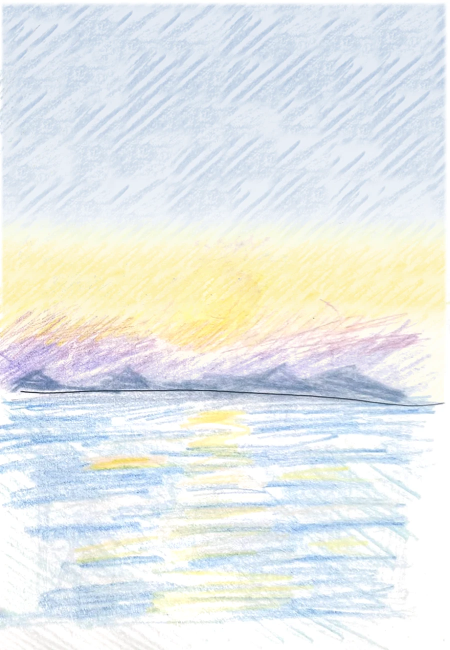
#> input picture assets/right_base.webp, 900 x 1300 px, given in place of left_ink.png, which was not available (shown at 1/2 size)
$ python clean.py ../assets/right_base.webp
#> lines starting #> are read from the running program, lines starting #| are printed output that depends on the picture
"""Remove the fingers and gutter/edge artifacts from the flattened ink layers."""
import cv2, numpy as np, sys
D = sys.argv[1]
def skin(img, box):
    x0, y0, x1, y1 = box
    m = np.zeros(img.shape[:2], np.uint8)
    roi = img[y0:y1, x0:x1].astype(int)
    b, g, r = roi[..., 0], roi[..., 1], roi[..., 2]
    m[y0:y1, x0:x1] = ((r - b > 18) & (r < 250) | (r + g + b < 520)).astype(np.uint8) * 255
    m = cv2.morphologyEx(m, cv2.MORPH_CLOSE, np.ones((15, 15)))
    n, lab, st, _ = cv2.connectedComponentsWithStats(m)
    keep = np.zeros_like(m)
    for i in range(1, n):
        if st[i, 4] > 3000: keep[lab == i] = 255
    keep = cv2.dilate(keep, np.ones((25, 25)))
    return keep
L = cv2.imread(f'{D}/left_ink.png'); R = cv2.imread(f'{D}/right_ink.png')
#> further down, L is the input picture: shape (1300, 900, 3); mean B, G, R 233.5, 234.5, 230.3
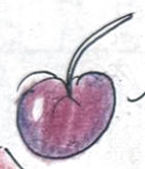
#> input picture assets/cherry.png, 145 x 169 px, given in place of right_ink.png, which was not available
#> further down, R is the input picture: shape (169, 145, 3); mean B, G, R 214.5, 206.1, 216.7
# left: paper only around the finger -> white
mL = skin(L, (700, 1100, 900, 1300))
#> in skin, `roi = img[y0:y1, x0:x1].astype(int)`:
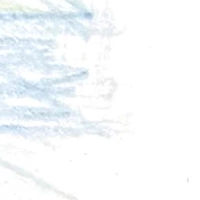
#> roi: shape (200, 200, 3) int64; mean B, G, R 251.5, 249.8, 246.8
#> in skin, `b, g, r = roi[..., 0], roi[..., 1], roi[..., 2]`:
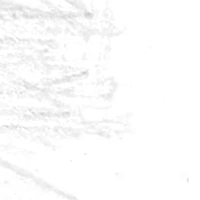
#> b: shape (200, 200) int64; min 201, max 255, mean 251.5
#> in skin, `b, g, r = roi[..., 0], roi[..., 1], roi[..., 2]`:
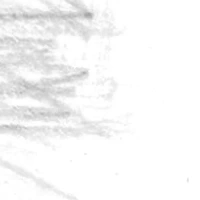
#> r: shape (200, 200) int64; min 165, max 255, mean 246.8
#> in skin, `m[y0:y1, x0:x1] = ((r - b > 18) & (r < 250) | (r + g + b < 520)).astyp..`: m: shape (1300, 900); every value is 0
#> in skin, `n, lab, st, _ = cv2.connectedComponentsWithStats(m)`: lab: shape (1300, 900) int32; every value is 0
#> in skin, `n, lab, st, _ = cv2.connectedComponentsWithStats(m)`: n = 1; st = [[0, 0, 900, 1300, 1170000]]
f = cv2.GaussianBlur(mL, (31, 31), 0)[..., None] / 255.
#> f: shape (1300, 900, 1) float64; every value is 0
L = (L * (1 - f) + 255 * f).astype(np.uint8)
# right: clone hatching from the neighbouring strip
mR = skin(R, (0, 1150, 220, 1300))
#> in skin (call 2), `m[y0:y1, x0:x1] = ((r - b > 18) & (r < 250) | (r + g + b < 520)).astyp..`: m: shape (169, 145); every value is 0
#> in skin (call 2), `n, lab, st, _ = cv2.connectedComponentsWithStats(m)`: lab: shape (169, 145) int32; every value is 0
f = cv2.GaussianBlur(mR, (31, 31), 0)[..., None] / 255.
#> f: shape (169, 145, 1) float64; every value is 0
src = np.roll(R, -170, axis=1)
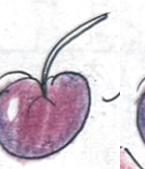
#> src: shape (169, 145, 3); mean B, G, R 214.5, 206.1, 216.7
R = (R * (1 - f) + src * f).astype(np.uint8)
#> (the run stopped early here; a loop or call above may not have finished)
